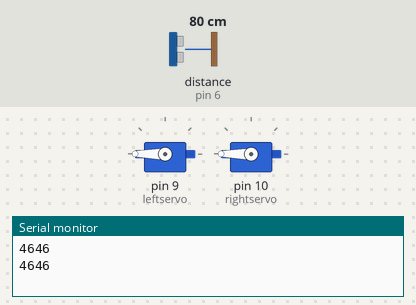
The sketch below on a simulated Arduino Uno, built with avr-gcc and run on an emulated ATmega328P. On the bench: 2 × servo, the last lines printed to the serial monitor. Wiring (inferred from the names in the program): ultrasonic range finder: trigger pin 5; echo pin 6. Inputs (shaded band) come from the test bench; at power-on: distance to the obstacle (sensor on pin 6) 80 cm. The echo pulse lasts 58.3 µs per cm.

Above: at 3.1 s.
3.2 s: distance to the obstacle (sensor on pin 6) set to 2 cm
At 9.5 s:
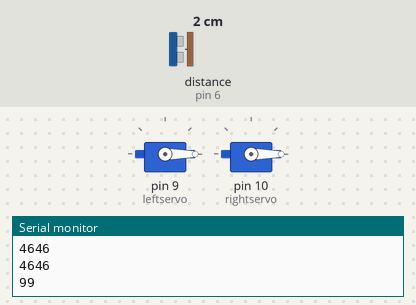
10.1 s: distance to the obstacle (sensor on pin 6) set to 18 cm
At 16.3 s:
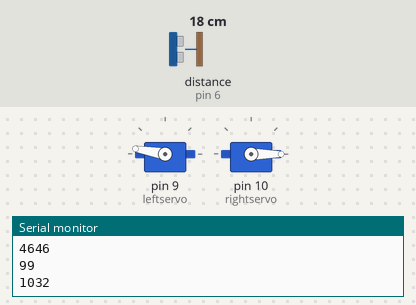
Timing chart, 0 to 19.9 s (numbered marks = the images above; inputs shaded):
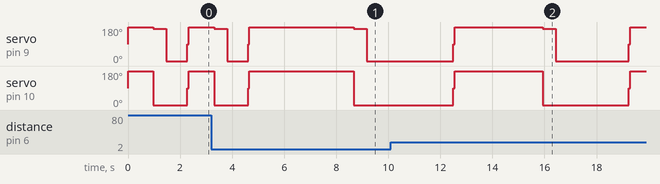

The sketch:

sketch_jan04a.ino
```cpp
#include <Servo.h>
Servo leftservo;
Servo rightservo;
const int pingPin = 5; // Trigger Pin of Ultrasonic Sensor
const int echoPin = 6; // Echo Pin of Ultrasonic Sensor
int t;
int nowall;
void setup() {
  nowall = 0;
  leftservo.attach(9);
  rightservo.attach(10);
   //set up the Serial
  Serial.begin(9600);
  //setupt the pin modes
  pinMode(pingPin, OUTPUT);
  pinMode(echoPin, INPUT);
  leftservo.write(90);
  rightservo.write(90);
}
void loop() {
  long duration;
  //clear the ping pin
  digitalWrite(pingPin, LOW);
  delayMicroseconds(2);
  //send the 10 microsecond trigger
  digitalWrite(pingPin, HIGH);
  delayMicroseconds(10);
  digitalWrite(pingPin, LOW);
  //get the pulse duration in microseconds
  duration = pulseIn(echoPin, HIGH);
  Serial.println(duration);
  if (duration<=6300 && duration >=5700){
    nowall = 0;
    forward();
  }else if(duration>6300 && duration<=10000){
    nowall = 0;
    t = (duration-5800)/1.5;
    turnleft();
    delay(t);
    forward();
    delay(500);
    turnright();
    delay(t/1.2);
    stop();
  }else if(duration<5700 && duration >=0){
    nowall = 0;
    t = (6100-duration)/1.5;
    turnright();
    delay(t);
    forward();
    delay(500);
    turnleft();
    delay(t/1.2);
    stop();
  }else if(duration>10000){
    if (nowall == 0){
      turnright();
      delay(2500);
      forward();
      delay(1000);
      stop();
      nowall = 1;
    }else if(nowall >= 1){
      turnleft();
      delay(2500);
      forward();
      delay(500);
      turnright();
      delay(2500);
      //forward();
      //delay(500);
      //turnright();
      //delay(3000);
      stop();
    }

  }
  /*
    TASK: The coins are around 110 cm away from the top wall.
    Use the ultrasonic sensor data to navigate the robot in order
    to collect the coins.
  */
  delay(50);
  stop();
}
void forward(){
  leftservo.write(170);
  rightservo.write(-180);
}

void turnleft(){
  leftservo.write(-180);
  rightservo.write(-180);
  //delay(t);
}

void turnright(){
  leftservo.write(180);
  rightservo.write(180);
}

void stop(){
  leftservo.write(90);
  rightservo.write(90);
}
```
